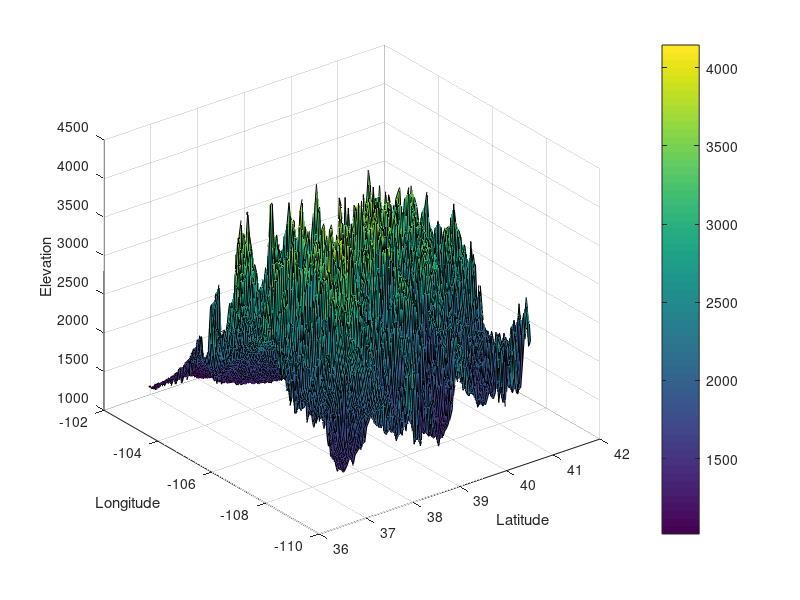

MATLAB code for this plot: (Note: this script raises an error after producing the figure.)
clear;
clc;
close all

elev_data = load('elev.mat');
lat_data = load('lat.mat');
lon_data = load('lon.mat');
elev = cell2mat(struct2cell(elev_data))/3.281; % convert feet to meters
lat = cell2mat(struct2cell(lat_data));
lon = cell2mat(struct2cell(lon_data));

figure;
surf(lat,lon,elev);
colorbar
hold on
xlabel('Latitude');
ylabel('Longitude');
zlabel('Elevation');


% plot slice as plane
desired_lat = 42;
%desired_lon = 105.5;
%desired_lat = 42;
[~,ind] = min( abs( lat(:,1)-desired_lat ) );


slice = elev(ind,:);
new_h = smoothdata(slice,'gaussian',1);


figure;


subplot(2,1,1);
hold on
plot(lon(1,:),slice,'black','LineWidth',2);
plot(lon(1,:),new_h,'black','LineWidth',2);
a = area(lon(1,:),new_h,1000);
a.FaceColor = 'black';
a.FaceAlpha = 0.3;
title(['Topography at latitude = ', num2str(lat(ind,1))]);
xlabel('Longitude');
ylabel('Elevation');
set(gca,'TickLength',[0.02, 0.05]);
set(gca,'LineWidth',1);
box on

%legend('true data','smoothed data');

ax = gca;
ax.FontSize = 15;


N = size(new_h,2);

xspan = lon(1,:);
%h = exp(-((xspan-1)/.1).^2)/2;
%h = -exp(-((xspan-1/2)/.1).^2)/2 + exp(-(xspan/.1).^2)/2;
h = new_h;
dh = gradient(h)./gradient(xspan);
g = 9.8;


%% ode45 (Runge-Kutta)


D1 = 10000/3.281; % subcritical

uvals = [100 120 140];
Fr_init = uvals.^2/(g*D1);

% plot Froude number on separate vertical axis

subplot(2,1,2);
hold on
%plot(xspan,h,'LineWidth',2);

for j=1:size(uvals,2)
    u1 = uvals(j);


    %[xspan,y] = ode45(@(x,y) fun(x,y,xspan,dh,g), xspan, [u1; D1]);
    [xspan,y] = ode45(@(x,y) fun2(x,y,xspan,dh,g,u1,D1), xspan, u1);
%     
%     u = y(:,1);
%     D = y(:,2);

    u = y;
    D = u1*D1./y;
    Fr = u.^2./(g*D);


    %hold on
    
    %subplot(3,2,j);
    %plot(xspan,D+h','LineWidth',2);
%     ind1 = find(Fr < 1);
%     ind2 = find(Fr >= 1);
%     plot(xspan(ind1),u(ind1),'blue','LineWidth',2);
%     plot(xspan(ind2),u(ind2),'red','LineWidth',2);
    %scatter(xspan,u,40,Fr,'filled');
    %plot(xspan,u,'black');
    %colorbar

z = Fr>1;
patch([xspan' nan],[u' nan],[z' nan],[z' nan], 'edgecolor', 'interp','linewidth',2); 
map = [0.0745 0.62 1; 1 0 0];
colormap(map);
%c = colorbar;
%c.Label.String = 'Fr';
%c.Position = [0.1 0.1 0.3 0.7];


    %z = zeros(size(xspan'));
    %col = Fr;

%     surface([xspan';xspan'],[u';u'],[z;z],[col;col],...
%         'facecol','no',...
%         'edgecol','interp',...
%         'linew',2);
% 
%     cd = colormap('parula'); % take your pick (doc colormap)
%     cd = interp1(linspace(min(Fr),max(Fr),length(cd)),cd,Fr); % map color to y values
%     cd = uint8(cd'*255); % need a 4xN uint8 array
%     cd(4,:) = 255; % last column is transparency
%     set(res.Edge,'ColorBinding','interpolated','ColorData',cd)

    %plot(xspan, u.*D);
    %plot(xspan,Fr,'LineWidth',2);

    
%     str = ['Fr = ', num2str(Fr)];
%     title(str);
    
    %legend(num2str(uvals)');

    %legend('h','D+h');

    %title('D=1, u=12, Fr=15');
    
    xlabel('Longitude');
    ylabel('Wind speed');

    %legend(num2str(Fr_init'));
    title('3 sample windspeed solutions');

    set(gca,'TickLength',[0.02, 0.05]);
    set(gca,'LineWidth',1);
    box on

    ax = gca;
    ax.FontSize = 15;
end



%% functions

% handles the shock worse
% function dydx = fun(x,y,xspan,dh,g)
% dh_an = interp1(xspan,dh,x);
% dydx = [-g*dh_an ./ (y(1)-y(2)./y(1)); -g*dh_an ./ (-y(1).^2./y(2)+g)];
% end

function dydx_1D = fun2(x,y,xspan,dh,g,u1,D1)
dh_an = interp1(xspan,dh,x);
dydx_1D = -g*dh_an ./ (y-(g*u1*D1)./y.^2);
end
